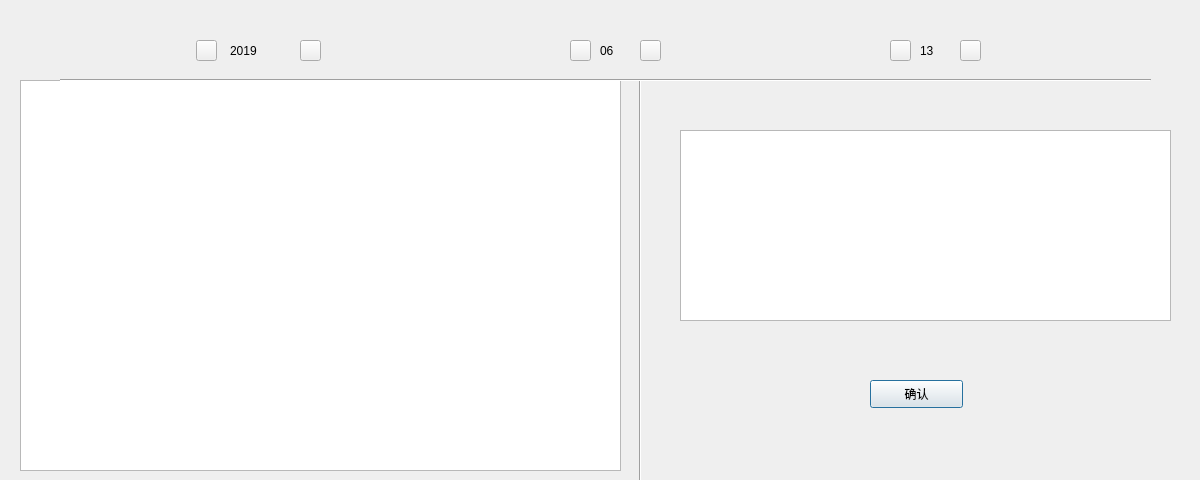
<?xml version="1.0" encoding="UTF-8"?>
<ui version="4.0">
 <class>journal</class>
 <widget class="QDialog" name="journal">
  <property name="geometry">
   <rect>
    <x>0</x>
    <y>0</y>
    <width>1200</width>
    <height>480</height>
   </rect>
  </property>
  <property name="windowTitle">
   <string>Dialog</string>
  </property>
  <widget class="Line" name="line_2">
   <property name="geometry">
    <rect>
     <x>630</x>
     <y>80</y>
     <width>20</width>
     <height>401</height>
    </rect>
   </property>
   <property name="orientation">
    <enum>Qt::Vertical</enum>
   </property>
  </widget>
  <widget class="QTableWidget" name="tableWidget">
   <property name="geometry">
    <rect>
     <x>20</x>
     <y>80</y>
     <width>601</width>
     <height>391</height>
    </rect>
   </property>
  </widget>
  <widget class="Line" name="line_3">
   <property name="geometry">
    <rect>
     <x>60</x>
     <y>70</y>
     <width>1091</width>
     <height>20</height>
    </rect>
   </property>
   <property name="orientation">
    <enum>Qt::Horizontal</enum>
   </property>
  </widget>
  <widget class="QTextEdit" name="textEdit">
   <property name="geometry">
    <rect>
     <x>680</x>
     <y>130</y>
     <width>491</width>
     <height>191</height>
    </rect>
   </property>
  </widget>
  <widget class="QPushButton" name="pushButton">
   <property name="geometry">
    <rect>
     <x>870</x>
     <y>380</y>
     <width>93</width>
     <height>28</height>
    </rect>
   </property>
   <property name="text">
    <string>确认</string>
   </property>
  </widget>
  <widget class="QToolButton" name="toolButton">
   <property name="geometry">
    <rect>
     <x>196</x>
     <y>40</y>
     <width>21</width>
     <height>21</height>
    </rect>
   </property>
   <property name="styleSheet">
    <string notr="true">border-image: url(:/new/prefix1/Image/1.png);</string>
   </property>
   <property name="text">
    <string/>
   </property>
  </widget>
  <widget class="QToolButton" name="toolButton_2">
   <property name="geometry">
    <rect>
     <x>300</x>
     <y>40</y>
     <width>21</width>
     <height>21</height>
    </rect>
   </property>
   <property name="styleSheet">
    <string notr="true">border-image: url(:/new/prefix1/Image/2.png);</string>
   </property>
   <property name="text">
    <string/>
   </property>
  </widget>
  <widget class="QLabel" name="label">
   <property name="geometry">
    <rect>
     <x>230</x>
     <y>30</y>
     <width>61</width>
     <height>41</height>
    </rect>
   </property>
   <property name="styleSheet">
    <string notr="true">font: 14pt &quot;Verdana&quot;;</string>
   </property>
   <property name="text">
    <string>2019</string>
   </property>
  </widget>
  <widget class="QToolButton" name="toolButton_3">
   <property name="geometry">
    <rect>
     <x>640</x>
     <y>40</y>
     <width>21</width>
     <height>21</height>
    </rect>
   </property>
   <property name="styleSheet">
    <string notr="true">border-image: url(:/new/prefix1/Image/2.png);</string>
   </property>
   <property name="text">
    <string/>
   </property>
  </widget>
  <widget class="QToolButton" name="toolButton_4">
   <property name="geometry">
    <rect>
     <x>570</x>
     <y>40</y>
     <width>21</width>
     <height>21</height>
    </rect>
   </property>
   <property name="styleSheet">
    <string notr="true">border-image: url(:/new/prefix1/Image/1.png);</string>
   </property>
   <property name="text">
    <string/>
   </property>
  </widget>
  <widget class="QLabel" name="label_2">
   <property name="geometry">
    <rect>
     <x>600</x>
     <y>30</y>
     <width>31</width>
     <height>41</height>
    </rect>
   </property>
   <property name="styleSheet">
    <string notr="true">font: 14pt &quot;Verdana&quot;;</string>
   </property>
   <property name="text">
    <string>06</string>
   </property>
  </widget>
  <widget class="QToolButton" name="toolButton_5">
   <property name="geometry">
    <rect>
     <x>960</x>
     <y>40</y>
     <width>21</width>
     <height>21</height>
    </rect>
   </property>
   <property name="styleSheet">
    <string notr="true">border-image: url(:/new/prefix1/Image/2.png);</string>
   </property>
   <property name="text">
    <string/>
   </property>
  </widget>
  <widget class="QToolButton" name="toolButton_6">
   <property name="geometry">
    <rect>
     <x>890</x>
     <y>40</y>
     <width>21</width>
     <height>21</height>
    </rect>
   </property>
   <property name="styleSheet">
    <string notr="true">border-image: url(:/new/prefix1/Image/1.png);</string>
   </property>
   <property name="text">
    <string/>
   </property>
  </widget>
  <widget class="QLabel" name="label_3">
   <property name="geometry">
    <rect>
     <x>920</x>
     <y>30</y>
     <width>31</width>
     <height>41</height>
    </rect>
   </property>
   <property name="styleSheet">
    <string notr="true">font: 14pt &quot;Verdana&quot;;</string>
   </property>
   <property name="text">
    <string>13</string>
   </property>
  </widget>
 </widget>
 <resources/>
 <connections/>
</ui>
